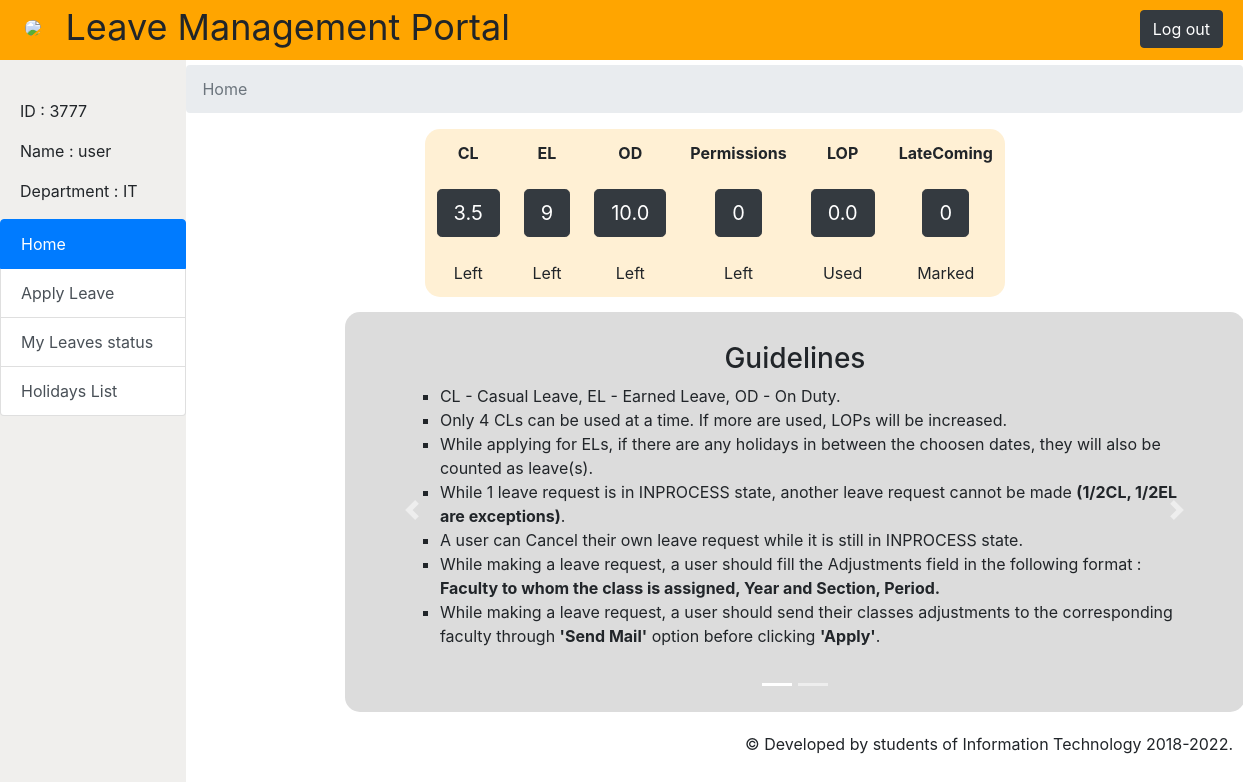
Page /user.php (signed in) on the committed database.
### tables this page shows
CREATE TABLE `tblemployee` (
  `id` int(11) NOT NULL,
  `EMPID` int(11) NOT NULL,
  `EMPNAME` varchar(60) NOT NULL,
  `DEPARTMENT` varchar(60) NOT NULL,
  `USERNAME` varchar(30) NOT NULL,
  `PASSWORDS` text NOT NULL,
  `CL` decimal(4,1) UNSIGNED NOT NULL DEFAULT 0.0,
  `EL` int(11) UNSIGNED NOT NULL DEFAULT 0,
  `OD` decimal(4,1) UNSIGNED NOT NULL DEFAULT 0.0,
  `PERMISIONS` int(11) UNSIGNED NOT NULL DEFAULT 0,
  `LOP` decimal(4,1) UNSIGNED NOT NULL DEFAULT 0.0,
  `LATECOMING` int(11) UNSIGNED NOT NULL DEFAULT 0,
  `PERMISIONFLAG` int(10) UNSIGNED NOT NULL
);

### user.php (the view, shortened to what this page needs)
<?php
        $link=mysqli_connect("127.0.0.1:3306","root","","lmsystem2");
    $query=mysqli_query($link,("SELECT CL,EL,OD,PERMISIONS,LOP,LATECOMING from `tblemployee` WHERE EMPID = '".$_SESSION['EMPID']."' "));
    $update = mysqli_fetch_array($query);
?>
<!DOCTYPE html>
<html>
    <head profile="https://upload.wikimedia.org/wikipedia/commons/4/47/Anits_logo.jpg">
        <link rel="stylesheet" href="https://stackpath.bootstrapcdn.com/bootstrap/4.4.1/css/bootstrap.min.css">
    </head>
    <body>
        <div class="topbar">
            <img class="anits" src="https://upload.wikimedia.org/wikipedia/commons/4/47/Anits_logo.jpg" width="50px">
            <span class="heading" >Leave Management Portal</span>
            <button id="logout" type="button" class="btn btn-dark" onclick="location.href='logout.php'">Log out</button>
        </div>
        <div class="sidebar">
            <div class="profile">
                <p class="id">ID : <?php echo $_SESSION['EMPID'];?></p>
                <p class="name">Name : <?php echo $_SESSION['EMPNAME'];?></p>
                <p class="department">Department : IT</p>
            </div>
            <div id="actions" class="list-group">
                  <button type="button" class="list-group-item active list-group-item-action">Home</button>
                  <button type="button" class="list-group-item list-group-item-action" onclick="location.href='apleave.php'">Apply Leave</button>
                  <button type="button" class="list-group-item list-group-item-action" onclick="location.href='leavestatus.php'">My Leaves status</button>
                  <button type="button" class="list-group-item list-group-item-action"onclick="location.href='holidayslist.php'">Holidays List</button>
            </div>
        </div>
        <div class="content">
             <nav aria-label="breadcrumb">
              <ol class="breadcrumb">
                <li class="breadcrumb-item active" aria-current="page">Home</li>
              </ol>
            </nav>
            <div class="counters">
                <table class="counterstable table table-borderless">
                  <thead>
                    <tr>
                      <th style="text-align:center" scope="col">CL</th>
                      <th style="text-align:center" scope="col">EL</th>
                      <th style="text-align:center" scope="col">OD</th>
                      <th style="text-align:center" scope="col">Permissions</th>
                      <th style="text-align:center" scope="col">LOP</th>
                      <th style="text-align:center" scope="col">LateComing</th>
                    </tr>
                  </thead>
                  <tbody>
                    <tr>
                         <td style="text-align:center"><button type="button" class="btn btn-dark btn-lg">  <?php echo $update['CL'];?></button></td>
                        <td style="text-align:center"><button type="button" class="btn btn-dark btn-lg"><?php echo $update['EL'];?></button></td>
                        <td style="text-align:center"><button type="button" class="btn btn-dark btn-lg"><?php echo $update['OD'];?></button></td>
                        <td style="text-align:center"><button type="button" class="btn btn-dark btn-lg"><?php echo $update['PERMISIONS'];?></button></td>
                        <td style="text-align:center"><button type="button" class="btn btn-dark btn-lg"><?php echo $update['LOP'];?></button></td>
                        <td style="text-align:center"><button type="button" class="btn btn-dark btn-lg"><?php echo $update['LATECOMING'];?></button></td>
                    </tr>
                  </tbody>
                  <tbody>
                    <tr>
                        <td style="text-align:center">Left</td>
                        <td style="text-align:center">Left</td>
                        <td style="text-align:center">Left</td>
                        <td style="text-align:center">Left</td>
                        <td style="text-align:center">Used</td>
                        <td style="text-align:center">Marked</td>
                    </tr>
                  </tbody>
                </table>
            </div>
            <div id="carouselExampleIndicators" class="carousel slide" data-ride="carousel">
                  <ol class="carousel-indicators">
                    <li data-target="#carouselExampleIndicators" data-slide-to="0" class="active"></li>
                    <li data-target="#carouselExampleIndicators" data-slide-to="1"></li>
                  </ol>
                  <div class="carousel-inner">
                    <div class="carousel-item active">
                        <div class="d-block w-100 guide" alt="Guidelines">
                            <h3>Guidelines</h3>
                            <ul>
                                <li>CL - Casual Leave, EL - Earned Leave, OD - On Duty. </li>
                                <li>Only 4 CLs can be used at a time. If more are used, LOPs will be increased. </li>
                                <li>While applying for ELs, if there are any holidays in between the choosen dates, they will also be counted as leave(s). </li>
                                <li>While 1 leave request is in INPROCESS state, another leave request cannot be made <strong>(1/2CL, 1/2EL are exceptions)</strong>. </li>
                                <li>A user can Cancel their own leave request while it is still in INPROCESS state.</li>
                                <li>While making a leave request, a user should fill the Adjustments field in the following format :<br>
                                    <strong>Faculty to whom the class is assigned, Year and Section, Period.</strong></li>
                                <li>While making a leave request, a user should send their classes adjustments to the corresponding faculty through <strong>'Send Mail'</strong> option before clicking <strong>'Apply'</strong>. </li>
                            </ul>
                        </div>
                    </div>
                  </div>
                  <a class="carousel-control-prev" href="#carouselExampleIndicators" role="button" data-slide="prev">
                    <span class="carousel-control-prev-icon" aria-hidden="true"></span>
                  </a>
                  <a class="carousel-control-next" href="#carouselExampleIndicators" role="button" data-slide="next">
                    <span class="carousel-control-next-icon" aria-hidden="true"></span>
                  </a>
                </div>
            </div>
            <div class="dev">
                © Developed by students of Information Technology 2018-2022.
            </div>
    </body>
</html>

### user.php (style rules this page uses)
.topbar { background-color: orange; height: 60px; width: 100%; position: fixed; z-index: 2; }
.sidebar { height: 100%; width: 15%; left: 0; background-color: #f0efed; padding-top: 8%; float: left; position: fixed; z-index: 1; }
#logout { float: right; margin: 10px 20px auto; }
.heading { font-size: 36px; }
.anits { border-radius: 10px; margin-left: 25px; margin-right: 20px; margin-bottom: 15px; }
.profile { margin-left: 20px; }
.counters { display: table; margin-top: 0; margin-right: auto; margin-bottom: 10px; margin-left: auto; width: 400px; background-color: #fff0d4; border-radius: 15px; }
.counterstable { margin-top: 0px; margin-left: auto; margin-right: auto; margin-bottom: 0px; }
.content { margin-left: 15%; padding-top: 65px; }
.dev { float: right; margin-top: 20px; margin-right: 10px; }
.guide { display: contents; height: 400px; width: 100px; background-color: #DCDCDC; padding: 30px 55px 30px 55px; margin-top: 5px; border-radius: 15px; }
ul { list-style: square; }
#carouselExampleIndicators { width: 900px; margin-left: 15%; }
h3 { text-align: center; }

### rows in the picture
tblemployee: CL "3.5", EL "9", OD "10.0", PERMISIONS "0", LOP "0.0", LATECOMING "0"

### other values in the picture
$_SESSION['EMPID'] "3777"
$_SESSION['EMPNAME'] "user"
